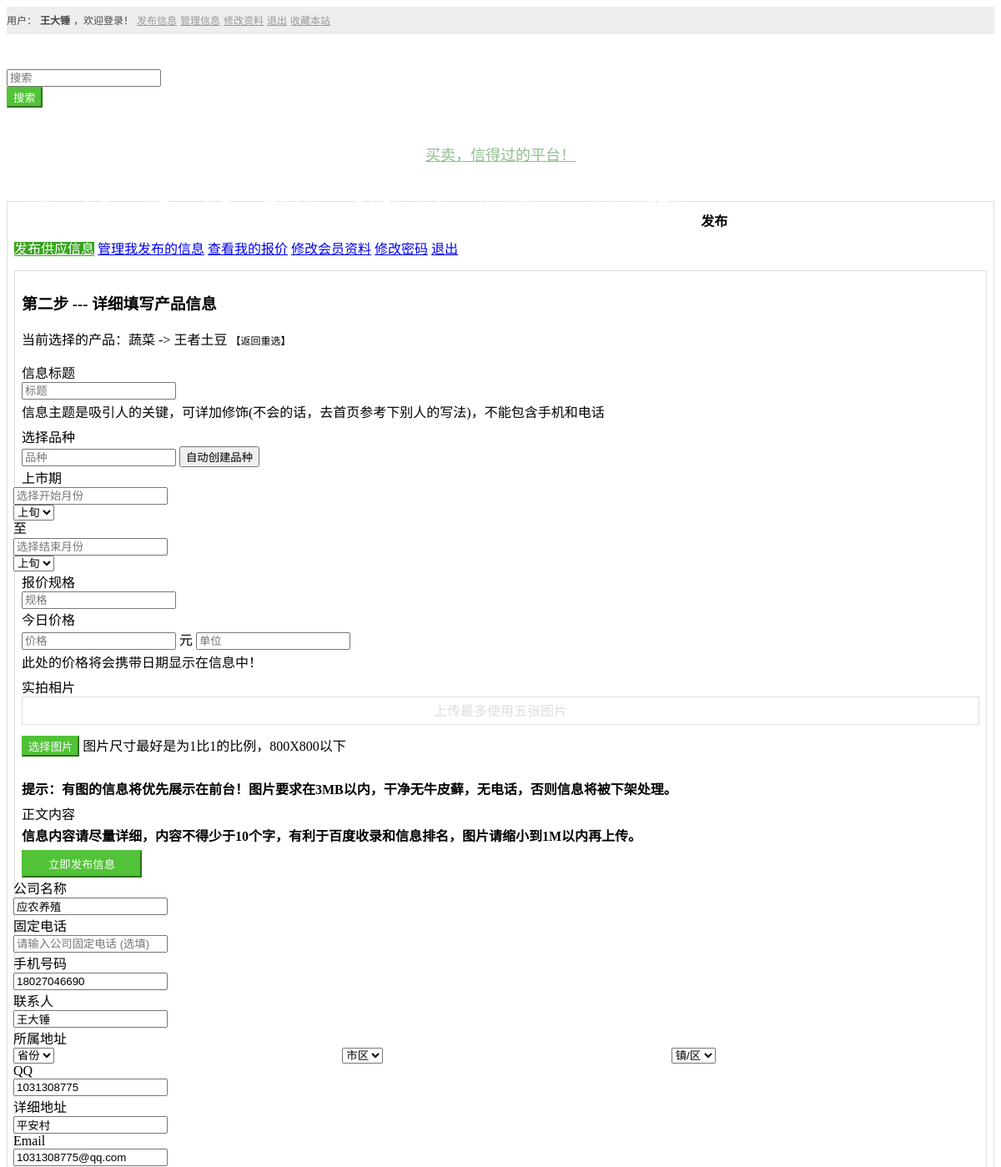
The page /publishDetail/1/2 (signed in, upper part) on the database as committed earlier.
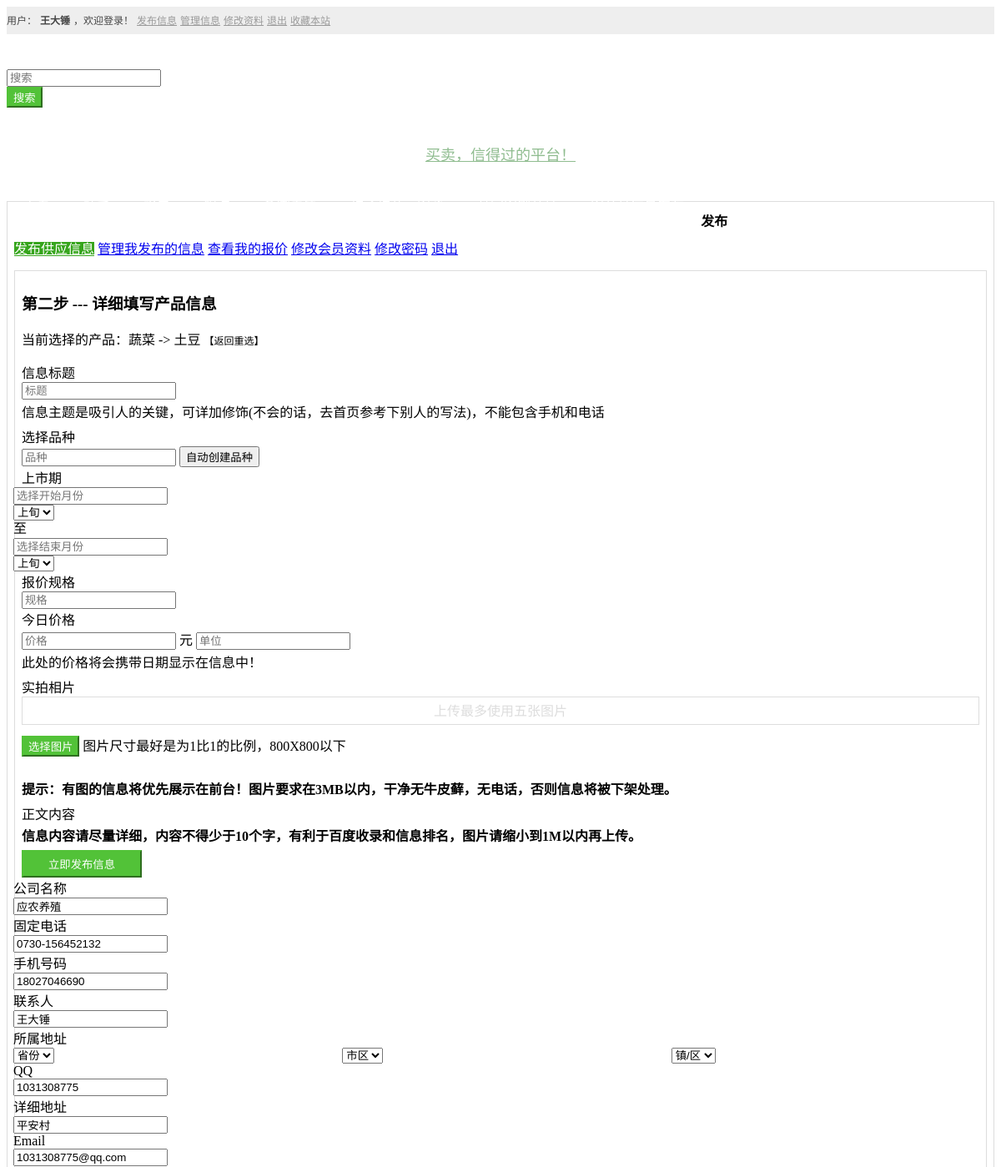
The same page on the database as committed later.
### home/models.py (models this page shows)
class p_product(models.Model):
    p_name = models.CharField(max_length=30, help_text="类别名称")
    create_time = models.CharField(max_length=30, help_text="创建时间", default="0")
    update_time = models.CharField(max_length=30, help_text="修改时间", default="0")

class p_product_child(models.Model):
    p_name = models.CharField(max_length=30, help_text="产品名称")
    p_id = models.IntegerField(help_text="父ID")
    create_time = models.CharField(max_length=30, help_text="创建时间", default="0")
    update_time = models.CharField(max_length=30, help_text="修改时间", default="0")

### home/views.py (the view)
# urls.py: path('publishDetail/<int:father>/<int:child>', home_views.publishDetail),  # 发布详细信息
def publishDetail(request, father, child):
    if request.userInfo == None:
        return HttpResponseRedirect('/login')
    if father != None and child != None:
        if isinstance(father, int) and isinstance(child, int):
            template = loader.get_template('home/publishDetail.html')
            try:
                fatherObj = p_product.objects.get(id=father)
                childObj = p_product_child.objects.get(id=child)
                userInfo = p_menber.objects.get(username=request.userInfo['username'])
                userInfo = object_to_json(userInfo)
                nowChoose = {
                    'f_name': fatherObj.p_name,
                    'c_name': childObj.p_name
                }
            except:
                None
            context = {
                'now': nowChoose,
                'userInfo': userInfo,
                'id': {
                    'f': father,
                    'c': child
                }
            }
            return HttpResponse(template.render(context, request))
        else:
            return HttpResponse('页面参数错误')
    else:
        return HttpResponse('不存在参数')

### home/views.py (called while the page is built)
def object_to_json(obj):
    return dict([(kk, obj.__dict__[kk]) for kk in obj.__dict__.keys() if kk != "_state" and kk != "password"])

### home/templates/home/publishDetail.html (shortened to what the changed rows need)
{% load static %}
{% include "home/base_header.html" %}
<link rel="stylesheet" href="{% static '/css/common.css' %}">
<link rel="stylesheet" href="{% static '/css/body.css' %}">
<link rel="stylesheet" href="{% static '/css/publishDetail.css' %}">
<link href="{% static '/dist/lib/uploader/zui.uploader.min.css' %}" rel="stylesheet">
<link href="{% static '/dist/lib/datetimepicker/datetimepicker.min.css' %}" rel="stylesheet">
</head>
<body>
{% include "home/base_nav.html" %}
<div class="">
    <div class="container">
        <div class="col-md-12">
            <div class="card-box">
                <div class="clear_both">
                    <div class="col-xs-9">
                        <div class="card-box">
                            <h3>第二步 --- 详细填写产品信息</h3>
                            <p>当前选择的产品：{{ now.f_name }} -> {{ now.c_name }} <a class="a-text a-text-hover"
                                                                               href="/publish">【返回重选】</a>
                            </p>
                            <div class="clear_both">
                                <form class="form-horizontal publish" method="post">
                                    <div style="margin-right: -10px;margin-left: -10px;margin-bottom: 15px">
                                        <div class="col-md-10 col-sm-10">
                                            <div class="clear_both">
                                                <div class="col-xs-6">
                                                    <div class="form-group">
                                                        <div class="col-md-8 col-sm-10">
                                                            <input type="text" name="contact_tel" class="form-control"
                                                                   id="exampleInputAccount6"
                                                                   placeholder="请输入公司固定电话 (选填)"
                                                                   value="{{ userInfo.contact_tel }}">
                                                        </div>
                                                    </div>
                                                </div>
                                            </div>
                                        </div>
                                    </div>
                                </form>
                            </div>
                        </div>
                    </div>
                </div>
            </div>
        </div>
    </div>
</div>
{% include "home/base_footer.html" %}

### home/templates/home/base_nav.html (shortened to what this page needs)
<header>
    <div class="top-bar">
        <div class="container">
            <div class="col-lg-12 clear_both">
        <span class="pull-left">
            {% if request.userInfo != None %}
                <a><font color="#444">用户：</font></a>
                <a><b>{% autoescape off %}{{ request.userInfo.nickname }}{% endautoescape %}</b></a>
                <a><font color="#444">，欢迎登录！</font></a>
                <a href="/publish/">发布信息</a>
                <a href="/manage/1">管理信息</a>
                <a href="/registerReg/">修改资料</a>
                <a href="/logout/">退出</a>
            {% elif request.userInfo == None %}
                <a href="/login/">会员登陆</a>
                <a href="/register/">注册会员</a>
            {% endif %}
        </span>
                <span class="pull-right">
            <a href="">收藏本站</a>
        </span>
            </div>
        </div>
    </div>
    <div>
        <div class="container search-bar">
            <div class="col-md-3 col-sm-4">
            </div>
            <div class="col-md-5 col-sm-5 search-bar-input">
                <form action="/search">
                    <div class="input-group">
                        <div class="input-control search-box  has-icon-right search-example"
                             id="searchboxExample">
                            <input id="inputSearchExample3" type="search" class="form-control search-input"
                                   placeholder="搜索" name="keyword" value="{{ search }}">
                        </div>
                        <span class="input-group-btn">
                    <button  class="btn btn-green" type="submit">搜索</button>
                  </span>
                    </div>
                </form>
            </div>
            <div class="col-md-4 col-sm-3 search-bar-text">
                <a href="">买卖，信得过的平台！</a>
            </div>
        </div>
    </div>
    <div class="nav-bar">
        <div class="container">
            <div class="col-md-12">
                <ul class="nav-bar-box">
                    {% for item in request.nav %}
                        <li class="{{ item.active }}"><a href="/{{ item.link }}">{{ item.title }}</a></li>
                    {% endfor %}
                </ul>
            </div>
        </div>
    </div>
</header>

Rows that differ between the two databases and show on the page:
changed p_product_child: c_name "王者土豆" → "土豆"
Other text that changed with them:
form field contact_tel: (not shown) → "0730-156452132"
new list line: "畜禽养殖"
list line gone: "牲畜养殖"
